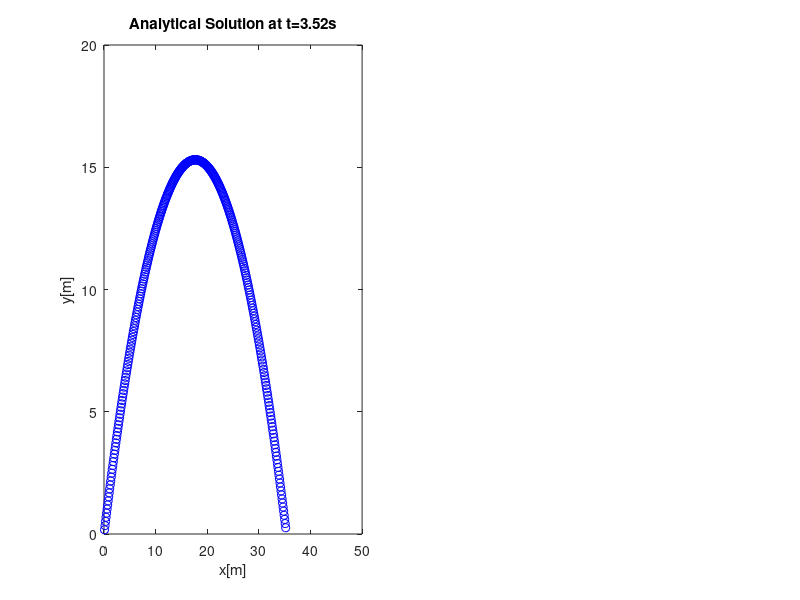

Source code (MATLAB):
# initialization
x = 0;                                 		# initial x position
y = 0;                                 		# initial y position
v0 = 20;                               		# initial velocity
angle = 60;                            		# initial angle
angle_rad = (angle/360)*(2*pi);           # convert degree to radian
g = -9.8;                              		# gravity acceleration
t = 0;                                 		# time
dt = 0.01;                             		# tim

# velocity for x and y axis
vx = v0 * cos(angle_rad);
vy = v0 * sin(angle_rad);

figure;
# update
while y >= 0
    vx = vx;
    vy = vy + g*dt;
    y  = y + vy*dt;
    x  = x + vx*dt;
    t  = t + dt;
    if y < 0;
        break;
    end
    x_ex = v0 * cos(angle_rad)*t;
    y_ex = (0.5*g*t^2)+(v0*sin(angle_rad)*t);
    
    subplot(1,2,1);
    plot(x_ex,y_ex,'bo');hold on;
    pause(0.00005);
    xlabel('x[m]');ylabel('y[m]');title(['Analytical Solution at t=',num2str(t),'s']);
    axis([0 50 0 20]);
    %plot(x,y,'o');
    %hold on;
    %pause(0.5);
 end